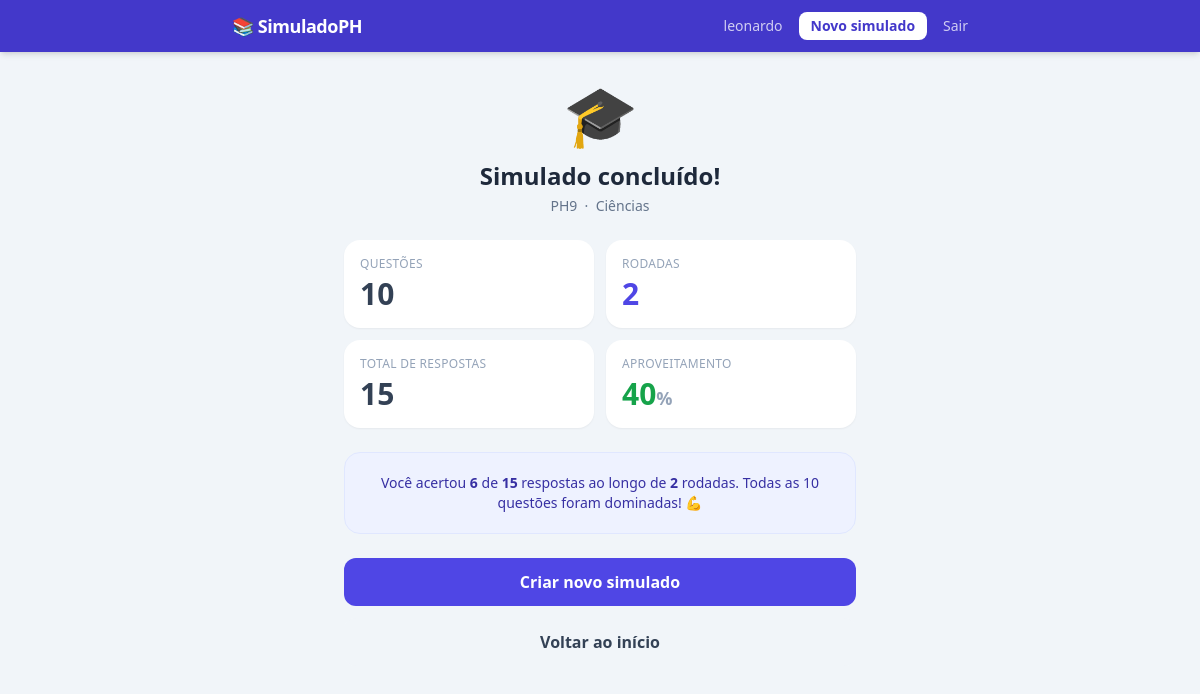
The app's page /simulado/2/resultado-final (signed in) with its own data.
### models.py (models this page shows)
class Usuario(UserMixin, db.Model):
    __tablename__ = "usuarios"
    id = db.Column(db.Integer, primary_key=True)
    nome = db.Column(db.String(120), nullable=False)
    email = db.Column(db.String(120), unique=True, nullable=False)
    senha_hash = db.Column(db.String(256), nullable=False)
    criado_em = db.Column(db.DateTime, default=datetime.utcnow)
    simulados = db.relationship("Simulado", backref="usuario", lazy=True)

class Simulado(db.Model):
    __tablename__ = "simulados"
    id = db.Column(db.Integer, primary_key=True)
    usuario_id = db.Column(db.Integer, db.ForeignKey("usuarios.id"), nullable=False)
    listas = db.Column(db.String(200), nullable=False)        # "PH1,PH2,..."
    disciplinas = db.Column(db.String(200), nullable=False)      # "Matemática,..."
    acertos_para_eliminar = db.Column(db.Integer, default=3)  # 1=Fácil 2=Médio 3=Difícil 4=Impossível
    rodada_atual = db.Column(db.Integer, default=1)
    criado_em = db.Column(db.DateTime, default=datetime.utcnow)
    encerrado_em = db.Column(db.DateTime, nullable=True)
    itens = db.relationship("SimuladoQuestao", backref="simulado", lazy=True)

### app.py (the view)
@app.route("/simulado/<int:simulado_id>/resultado-final")
@login_required
def resultado_final(simulado_id):
    s = db.session.get(Simulado, simulado_id)
    if not s or s.usuario_id != current_user.id:
        return redirect(url_for("dashboard"))
    total_questoes = len(s.itens)
    total_respostas = Resposta.query.filter_by(simulado_id=simulado_id).count()
    total_acertos = Resposta.query.filter_by(simulado_id=simulado_id, correta=True).count()
    total_rodadas = s.rodada_atual - 1
    return render_template(
        "resultado_final.html",
        simulado=s,
        total_questoes=total_questoes,
        total_respostas=total_respostas,
        total_acertos=total_acertos,
        total_rodadas=total_rodadas,
        pct=round(total_acertos / total_respostas * 100) if total_respostas else 0,
    )

### app.py (called while the page is built)
@login_manager.user_loader
def load_user(user_id):
    return db.session.get(Usuario, int(user_id))

### templates/resultado_final.html (shortened to what this page needs)
{% extends "base.html" %}
{% block content %}
<div class="fade-in max-w-lg mx-auto text-center">
  <div class="text-6xl mb-4">🎓</div>
  <h1 class="text-2xl font-bold mb-1">Simulado concluído!</h1>
  <p class="text-slate-500 text-sm mb-6">
    {{ simulado.listas.replace(',', ' · ') }} &nbsp;·&nbsp;
    {{ simulado.disciplinas.replace(',', ' · ') }}
  </p>
  <div class="grid grid-cols-2 gap-3 mb-6 text-left">
    <div class="bg-white rounded-2xl shadow-sm p-4">
      <p class="text-xs text-slate-400 font-medium uppercase tracking-wide">Questões</p>
      <p class="text-3xl font-bold text-slate-700 mt-1">{{ total_questoes }}</p>
    </div>
    <div class="bg-white rounded-2xl shadow-sm p-4">
      <p class="text-xs text-slate-400 font-medium uppercase tracking-wide">Rodadas</p>
      <p class="text-3xl font-bold text-indigo-600 mt-1">{{ total_rodadas }}</p>
    </div>
    <div class="bg-white rounded-2xl shadow-sm p-4">
      <p class="text-xs text-slate-400 font-medium uppercase tracking-wide">Total de respostas</p>
      <p class="text-3xl font-bold text-slate-700 mt-1">{{ total_respostas }}</p>
    </div>
    <div class="bg-white rounded-2xl shadow-sm p-4">
      <p class="text-xs text-slate-400 font-medium uppercase tracking-wide">Aproveitamento</p>
      <p class="text-3xl font-bold text-green-600 mt-1">{{ pct }}<span class="text-lg text-slate-400">%</span></p>
    </div>
  </div>
  <div class="bg-indigo-50 border border-indigo-100 rounded-2xl p-5 mb-6 text-sm text-indigo-800">
    <p>Você acertou <strong>{{ total_acertos }}</strong> de <strong>{{ total_respostas }}</strong> respostas
    ao longo de <strong>{{ total_rodadas }}</strong> rodada{{ 's' if total_rodadas > 1 }}.
    Todas as {{ total_questoes }} questões foram dominadas! 💪</p>
  </div>
  <a href="{{ url_for('novo_simulado') }}"
    class="inline-block bg-indigo-600 hover:bg-indigo-700 text-white font-bold px-8 py-3 rounded-xl transition w-full mb-3">
    Criar novo simulado
  </a>
  <a href="{{ url_for('dashboard') }}"
    class="inline-block bg-slate-100 hover:bg-slate-200 text-slate-700 font-semibold px-8 py-3 rounded-xl transition w-full">
    Voltar ao início
  </a>
</div>
{% endblock %}

### templates/base.html (shortened to what this page needs)
<!DOCTYPE html>
<html lang="pt-BR">
<head>
  <script src="https://cdn.tailwindcss.com"></script>
</head>
<body class="bg-slate-100 min-h-screen text-slate-800">
  {% if current_user.is_authenticated %}
  <nav class="bg-indigo-700 text-white shadow-md">
    <div class="max-w-3xl mx-auto px-4 py-3 flex items-center justify-between">
      <a href="{{ url_for('dashboard') }}" class="font-bold text-lg tracking-tight">📚 SimuladoPH</a>
      <div class="flex items-center gap-4 text-sm">
        <span class="opacity-75">{{ current_user.nome }}</span>
        <a href="{{ url_for('novo_simulado') }}" class="bg-white text-indigo-700 font-semibold px-3 py-1 rounded-lg hover:bg-indigo-50 transition">Novo simulado</a>
        <a href="{{ url_for('logout') }}" class="opacity-75 hover:opacity-100 transition">Sair</a>
      </div>
    </div>
  </nav>
  {% endif %}
  <main class="max-w-3xl mx-auto px-4 py-8">
    {% block content %}{% endblock %}
  </main>
</body>
</html>

### templates/base.html (style rules this page uses)
.fade-in { animation: fadeIn .35s ease; }

### records on screen
Usuario: nome "leonardo"
Simulado: listas.replace "PH9", disciplinas.replace "Ciências"

### other values on screen
{{ total_questoes }} "10"
{{ total_rodadas }} "2"
{{ total_respostas }} "15"
{{ pct }} "40"
{{ total_acertos }} "6"
{{ 's' if total_rodadas > 1 }} "s"
